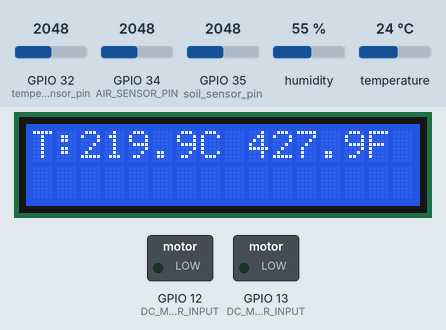
Bench run of a sketch on a simulated ESP32. Parts: 16×2 character LCD, switched loads named in the sketch (green lamp = pin HIGH). The test bench sets the inputs (shaded band); at power-on: GPIO 32 (temperature_sensor_pin) = 2048, GPIO 34 (AIR_SENSOR_PIN) = 2048, GPIO 35 (soil_sensor_pin) = 2048, humidity 55 %, temperature 24 °C. WiFi joins after 1.5 s; servers stay silent unless stated; what the sketch prints to the serial monitor is not drawn.

Above: at 9.1 s.

The sketch:

project_code.ino
```cpp
#include <ThingSpeak.h>

#include <WiFi.h>
#include <WiFiClient.h>
#include <WiFiServer.h>
#include <WiFiUdp.h>

#include <Adafruit_Sensor.h>
#include <DHT.h>

#define DHTPIN 2    // Digital pin connected to the DHT sensor

// Uncomment the type of sensor in use:
#define DHTTYPE    DHT11     // DHT 11
//#define DHTTYPE    DHT22     // DHT 22 (AM2302)
//#define DHTTYPE    DHT21     // DHT 21 (AM2301)

DHT dht(DHTPIN, DHTTYPE);

const char* ssid     = "chinnu"; // Your ssid
const char* password = "12345678"; // Your Password

WiFiClient client;
unsigned long myChannelNumber = 787456;
const char * myWriteAPIKey = "STYGE3JD5TTGOGDK";

#include <LiquidCrystal.h>
float temp_celsius = 0;
float temp_fahrenheit = 0;
int soil_val=0;
int  air_val=0;
WiFiServer server(80);

const int rs = 15, en = 4, d4 = 5, d5 = 18, d6 = 19, d7 = 21;
LiquidCrystal lcd(rs, en, d4, d5, d6, d7);

void setup() {
  // put your setup code here, to run once:
pinMode(35,INPUT);//soil sensor pin
pinMode(32,INPUT);//temperature sensor pin
pinMode(12,OUTPUT);//DC MOTOR INPUT
pinMode(13,OUTPUT);//DC MOTOR INPUT
pinMode(34,INPUT); // AIR SENSOR PIN
Serial.begin(115200);

dht.begin();

 //wifi//
Serial.println();
Serial.println();
Serial.print("Connecting to ");
Serial.println(ssid);
WiFi.begin(ssid, password);
while (WiFi.status() != WL_CONNECTED) {
delay(500);
Serial.print(".");
}
Serial.println("");
Serial.println("WiFi is connected");
server.begin();
Serial.println("Server started");
Serial.println(WiFi.localIP());
ThingSpeak.begin(client);
}
void loop() {
 temp();
  soil();
  air();

WiFiClient client = server.available();
client.println("HTTP/1.1 200 OK");
client.println("Content-Type: text/html");
client.println("Connection: close");  // the connection will be closed after completion of the response
client.println("Refresh: 10");  // update the page after 10 sec
client.println();
client.println("<!DOCTYPE HTML>");
client.println("<html>");
client.print("<p style='text-align: center;'><span style='font-size: x-large;'><strong>Digital Temperature meter</strong></span></p>");
client.print("<p style='text-align: center;'><span style='color: #0000ff;'><strong style='font-size: large;'>Temperature (*C)= ");
client.println(temp_celsius);
client.print("<p style='text-align: center;'><span style='color: #0000ff;'><strong style='font-size: large;'>Temperature (F) = ");
client.println(temp_fahrenheit);
client.print("<p style='text-align: center;'><span style='font-size: x-large;'><strong>digital soil sensor</strong></span></p>");
client.print("<p style='text-align: center;'><span style='color: #0000ff;'><strong style='font-size: large;'>soil sensor values= ");
client.println(soil_val);
client.print("<p style='text-align: center;'><span style='font-size: x-large;'><strong>digital air quality sensor</strong></span></p>");
client.print("<p style='text-align: center;'><span style='color: #0000ff;'><strong style='font-size: large;'>air sensor values= ");
client.println(air_val);
client.print("</p>");
client.println("</html>");
delay(5000);
  // Turn off the display:
  lcd.noDisplay();
  delay(500);
  // Turn on the display:
  lcd.display();
  delay(500);
  // set up the LCD's number of columns and rows:
  lcd.begin(16, 2);
  // Print a message to the LCD.
  lcd.print("T:");
  lcd.setCursor(2,0);
  lcd.print(temp_celsius);
  lcd.setCursor(7,0);
  lcd.print("C");
  lcd.setCursor(9,0);
  lcd.print(temp_fahrenheit);
  lcd.setCursor(14,0);
  lcd.print("F");


  // Write to ThingSpeak. There are up to 8 fields in a channel, allowing you to store up to 8 different
  // pieces of information in a channel. Here, we write to field 1.
   ThingSpeak.writeField(787456, 1, temp_celsius, "STYGE3JD5TTGOGDK");
   delay(20000); // ThingSpeak will only accept updates every 15 seconds.

   ThingSpeak.writeField(787456, 2, soil_val, "STYGE3JD5TTGOGDK");
   delay(20000); // ThingSpeak will only accept updates every 15 seconds.

   ThingSpeak.writeField(787456, 3, air_val, "STYGE3JD5TTGOGDK");
   delay(20000); // ThingSpeak will only accept updates every 15 seconds.
}
void temp(){
  float a = analogRead(32);
  temp_celsius =  (a/9.31) ;
  temp_fahrenheit = temp_celsius * 1.8 + 32.0;
  Serial.print("  Temperature = ");
  Serial.print(temp_celsius);
  Serial.print(" Celsius, ");
  Serial.print(temp_fahrenheit);
  Serial.println(" Fahrenheit");
  delay (1000);
  float h = dht.readHumidity();
  Serial.print("Humidity:");
  Serial.println(h);
  delay(500);
}

void soil(){

 soil_val=analogRead(35);
 Serial.print("soil sensor value: ");
  Serial.println(soil_val);

 if ((soil_val)<<100)
  {
    digitalWrite(12,HIGH);
    digitalWrite(13,LOW);
  }
  else
  {
    digitalWrite(12,LOW);
    digitalWrite(13,LOW);
  }
}


void air(){

  air_val=analogRead(34);
  Serial.print("air sensor value: ");
  Serial.println(air_val);

}
```

Measured:
- what the display in image 0 shows lasts 67.4 s, from 9.1 s to 76.5 s
